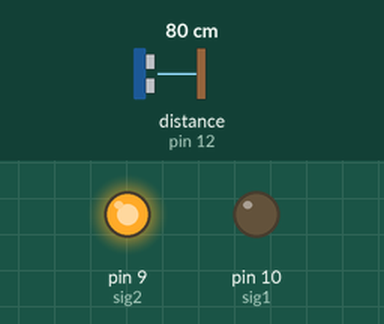
Bench run of a sketch on a simulated Arduino Uno, built with avr-gcc and run on an emulated ATmega328P. Parts: output pins drawn as LEDs (lit = HIGH). Wiring (inferred from the names in the program): ultrasonic range finder: trigger pin 13; echo pin 12. The test bench sets the inputs (shaded band); at power-on: distance to the obstacle (sensor on pin 12) 80 cm. The echo pulse lasts 58.3 µs per cm; pins used as bus, display or sensor lines are not drawn.

Above: at 1.2 s.
1.3 s: distance to the obstacle (sensor on pin 12) set to 17 cm
2.8 s: distance to the obstacle (sensor on pin 12) set to 14 cm
At 3.1 s:
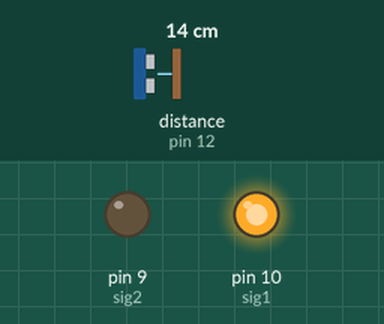
4.3 s: distance to the obstacle (sensor on pin 12) set to 18 cm
At 5.4 s:
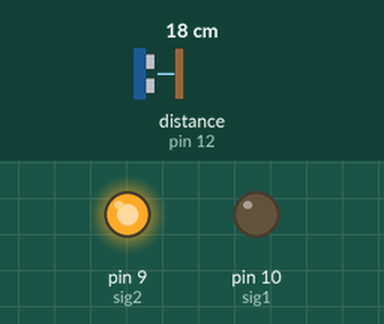
5.8 s: distance to the obstacle (sensor on pin 12) set to 2 cm
At 6.6 s:
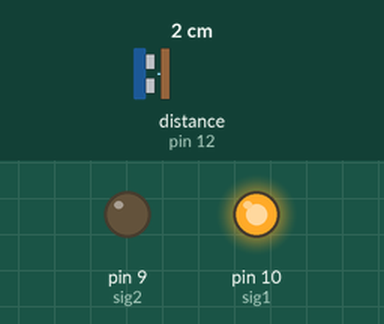
Timing chart, 0 to 8.3 s (numbered marks = the images above; inputs shaded):
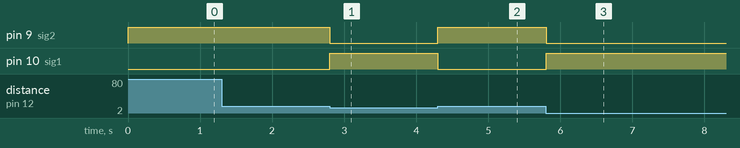

The sketch:

HC-SR04.ino
```cpp
int trig=13;
int echo=12;
int sig1=10;
int sig2=9;

void setup()
{
  Serial.begin (9600);
  pinMode(trig,OUTPUT);
  pinMode(echo,INPUT);
  pinMode(sig1,OUTPUT);
  pinMode(sig2,OUTPUT);
}

void loop()
{
  long duration, distance;
  digitalWrite(trig, LOW);
  delayMicroseconds(2);
  digitalWrite(trig, HIGH);
  delayMicroseconds(10);
  digitalWrite(trig, LOW);
  duration = pulseIn(echo,HIGH);
  distance = (duration/2)/29.1;
  if (distance<15){
    digitalWrite(sig2, LOW);
    digitalWrite(sig1, HIGH);
  }
  else {
    digitalWrite(sig1, LOW);
    digitalWrite(sig2, HIGH);
    }

}
```

Measured:
- the behaviour switches between 16 and 15 cm on distance to the obstacle (sensor on pin 12) (found by bisection; images 0 and 1)
- after the input at 1.3 s, every drawn part: stays the same
- after the input at 2.8 s, pin 9 (sig2): HIGH → LOW at once; pin 10 (sig1): LOW → HIGH at once
- after the input at 4.3 s, pin 9 (sig2): LOW → HIGH at once; pin 10 (sig1): HIGH → LOW at once
- after the input at 5.8 s, pin 9 (sig2): HIGH → LOW at once; pin 10 (sig1): LOW → HIGH at once
